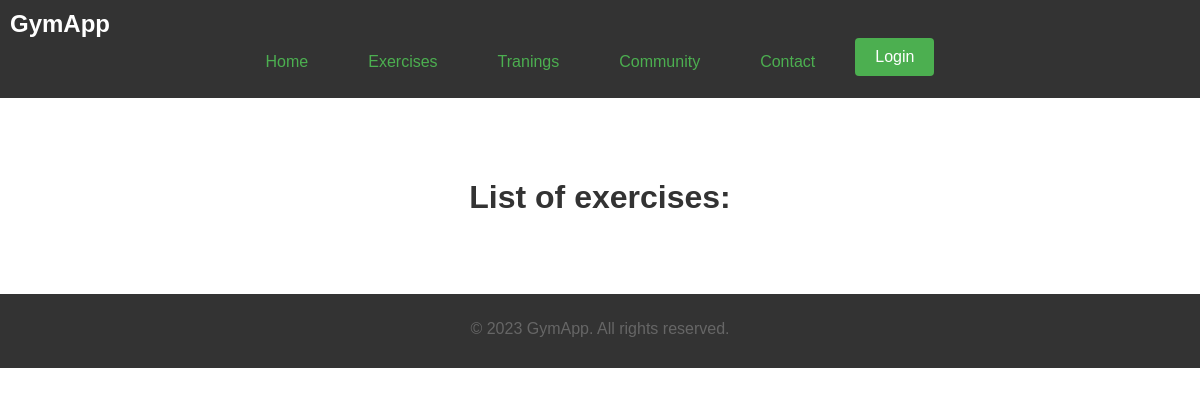
Page /exercise on the earlier database version.
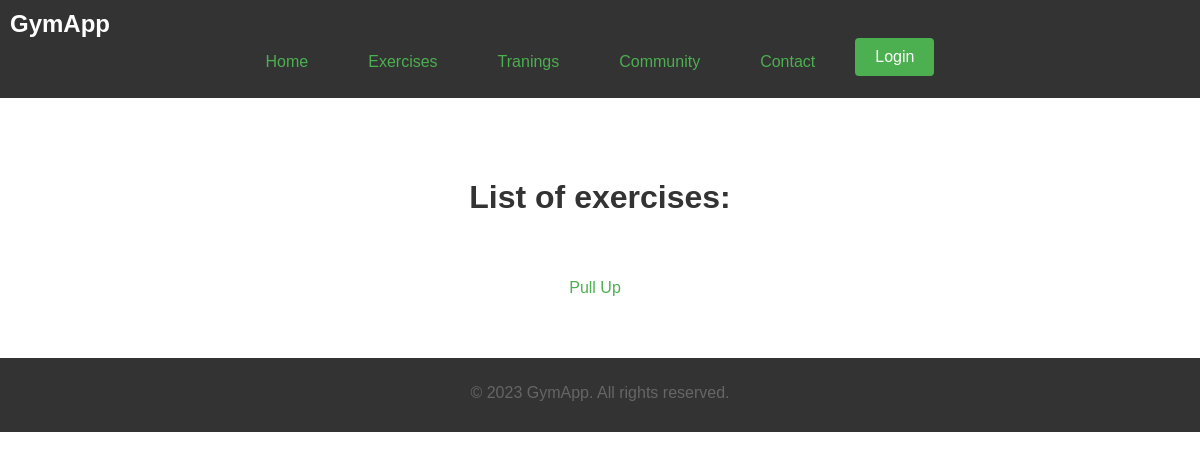
Same page on the later database version.
### exercise/models.py (models this page shows, shortened)
class Exercise(models.Model):
    name = models.CharField(max_length=200)
    description = models.TextField(max_length=2000, blank=True, null=True)
    muscle = models.ManyToManyField(MuscleGroup)
    isRepEx = models.BooleanField(default=True)
    isAccepted = models.BooleanField(default=False)
    def muscle_names(self):
        return ", ".join([muscle.name for muscle in self.muscle.all()])

### exercise/views.py (the view)
# urls.py: path('', include('exercise.urls'))
def exercise(request):
    exercises = Exercise.objects.filter(isAccepted=True)
    context = {'exercises': exercises}
    return render(request, 'exercise.html', context)

### exercise/templates/exercise.html (shortened to what this page needs)
{% extends 'main.html' %}
{% block content %}
<h1>List of exercises: </h1>
<div class="exerciselist">
<ul class="additional-menu">
    {% for exercise in exercises %}
    <li class="dropdown">
        <a href="#" class="dropdown-toggle">{{ exercise.name }}</a>
    </li>
    {% endfor %}
</ul>
</div>
{% endblock content %}

Differences in the rows shown:
now on this page (row edited): Exercise: name "Pull Up"
